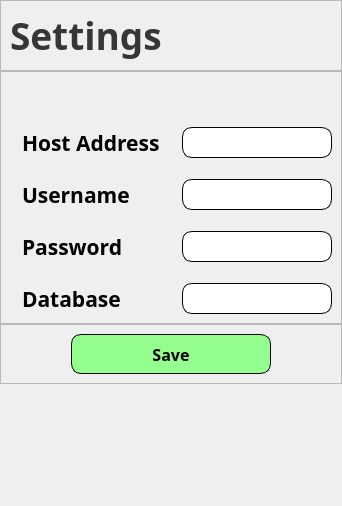
                <widget class="QWidget" name="settings_page">
                 <layout class="QVBoxLayout" name="verticalLayout_50" stretch="2,10,0">
                  <property name="spacing">
                   <number>0</number>
                  </property>
                  <property name="leftMargin">
                   <number>0</number>
                  </property>
                  <property name="topMargin">
                   <number>0</number>
                  </property>
                  <property name="rightMargin">
                   <number>0</number>
                  </property>
                  <property name="bottomMargin">
                   <number>122</number>
                  </property>
                  <item>
                   <widget class="QFrame" name="frame_3">
                    <property name="frameShape">
                     <enum>QFrame::StyledPanel</enum>
                    </property>
                    <property name="frameShadow">
                     <enum>QFrame::Raised</enum>
                    </property>
                    <layout class="QHBoxLayout" name="horizontalLayout_57">
                     <item>
                      <widget class="QLabel" name="label">
                       <property name="font">
                        <font>
                         <family>Lexend Deca SemiBold</family>
                         <pointsize>28</pointsize>
                         <weight>75</weight>
                         <bold>true</bold>
                        </font>
                       </property>
                       <property name="styleSheet">
                        <string notr="true">color:rgb(54, 53, 55)</string>
                       </property>
                       <property name="text">
                        <string>Settings</string>
                       </property>
                      </widget>
                     </item>
                    </layout>
                   </widget>
                  </item>
                  <item>
                   <widget class="QFrame" name="frame_4">
                    <property name="frameShape">
                     <enum>QFrame::StyledPanel</enum>
                    </property>
                    <property name="frameShadow">
                     <enum>QFrame::Raised</enum>
                    </property>
                    <layout class="QFormLayout" name="formLayout_13">
                     <property name="labelAlignment">
                      <set>Qt::AlignLeading|Qt::AlignLeft|Qt::AlignVCenter</set>
                     </property>
                     <property name="formAlignment">
                      <set>Qt::AlignLeading|Qt::AlignLeft|Qt::AlignTop</set>
                     </property>
                     <property name="horizontalSpacing">
                      <number>22</number>
                     </property>
                     <property name="verticalSpacing">
                      <number>21</number>
                     </property>
                     <property name="leftMargin">
                      <number>21</number>
                     </property>
                     <property name="topMargin">
                      <number>55</number>
                     </property>
                     <item row="0" column="0">
                      <widget class="QLabel" name="label_3">
                       <property name="font">
                        <font>
                         <family>Segoe UI Semibold</family>
                         <pointsize>16</pointsize>
                         <weight>75</weight>
                         <bold>true</bold>
                        </font>
                       </property>
                       <property name="text">
                        <string>Host Address</string>
                       </property>
                      </widget>
                     </item>
                     <item row="0" column="1">
                      <widget class="QLineEdit" name="host_addr_text">
                       <property name="font">
                        <font>
                         <pointsize>12</pointsize>
                        </font>
                       </property>
                       <property name="styleSheet">
                        <string notr="true">background-color: rgb(255, 255, 255);;
border-style: outset;
border-width: 1px;
border-radius: 10px;
border-color: black;
padding: 4px;
</string>
                       </property>
                      </widget>
                     </item>
                     <item row="1" column="0">
                      <widget class="QLabel" name="label_4">
                       <property name="font">
                        <font>
                         <family>Segoe UI Semibold</family>
                         <pointsize>16</pointsize>
                         <weight>75</weight>
                         <bold>true</bold>
                        </font>
                       </property>
                       <property name="text">
                        <string>Username</string>
                       </property>
                      </widget>
                     </item>
                     <item row="1" column="1">
                      <widget class="QLineEdit" name="user_name_text">
                       <property name="font">
                        <font>
                         <pointsize>12</pointsize>
                        </font>
                       </property>
                       <property name="styleSheet">
                        <string notr="true">background-color: rgb(255, 255, 255);;
border-style: outset;
border-width: 1px;
border-radius: 10px;
border-color: black;
padding: 4px;
</string>
                       </property>
                      </widget>
                     </item>
                     <item row="2" column="0">
                      <widget class="QLabel" name="label_5">
                       <property name="font">
                        <font>
                         <family>Segoe UI Semibold</family>
                         <pointsize>16</pointsize>
                         <weight>75</weight>
                         <bold>true</bold>
                        </font>
                       </property>
                       <property name="text">
                        <string>Password</string>
                       </property>
                      </widget>
                     </item>
                     <item row="2" column="1">
                      <widget class="QLineEdit" name="pass_text">
                       <property name="font">
                        <font>
                         <pointsize>12</pointsize>
                        </font>
                       </property>
                       <property name="styleSheet">
                        <string notr="true">background-color: rgb(255, 255, 255);;
border-style: outset;
border-width: 1px;
border-radius: 10px;
border-color: black;
padding: 4px;
</string>
                       </property>
                       <property name="echoMode">
                        <enum>QLineEdit::Password</enum>
                       </property>
                      </widget>
                     </item>
                     <item row="3" column="0">
                      <widget class="QLabel" name="label_6">
                       <property name="font">
                        <font>
                         <family>Segoe UI Semibold</family>
                         <pointsize>16</pointsize>
                         <weight>75</weight>
                         <bold>true</bold>
                        </font>
                       </property>
                       <property name="text">
                        <string>Database</string>
                       </property>
                      </widget>
                     </item>
                     <item row="3" column="1">
                      <widget class="QLineEdit" name="db_name_text">
                       <property name="font">
                        <font>
                         <pointsize>12</pointsize>
                        </font>
                       </property>
                       <property name="styleSheet">
                        <string notr="true">background-color: rgb(255, 255, 255);;
border-style: outset;
border-width: 1px;
border-radius: 10px;
border-color: black;
padding: 4px;
</string>
                       </property>
                      </widget>
                     </item>
                    </layout>
                   </widget>
                  </item>
                  <item>
                   <widget class="QFrame" name="frame_6">
                    <property name="frameShape">
                     <enum>QFrame::StyledPanel</enum>
                    </property>
                    <property name="frameShadow">
                     <enum>QFrame::Raised</enum>
                    </property>
                    <layout class="QHBoxLayout" name="horizontalLayout_58">
                     <item>
                      <layout class="QHBoxLayout" name="horizontalLayout_59"/>
                     </item>
                     <item>
                      <widget class="QPushButton" name="db_detail_save_button">
                       <property name="minimumSize">
                        <size>
                         <width>0</width>
                         <height>40</height>
                        </size>
                       </property>
                       <property name="maximumSize">
                        <size>
                         <width>200</width>
                         <height>16777215</height>
                        </size>
                       </property>
                       <property name="font">
                        <font>
                         <family>Segoe UI Semibold</family>
                         <pointsize>12</pointsize>
                         <weight>75</weight>
                         <bold>true</bold>
                        </font>
                       </property>
                       <property name="styleSheet">
                        <string notr="true">background-color: rgb(148, 255, 142);
border-style: outset;
border-width: 1px;
border-radius: 10px;
border-color: black;
padding: 4px;
</string>
                       </property>
                       <property name="text">
                        <string>Save</string>
                       </property>
                      </widget>
                     </item>
                     <item>
                      <layout class="QHBoxLayout" name="horizontalLayout_60"/>
                     </item>
                    </layout>
                   </widget>
                  </item>
                 </layout>
                </widget>
